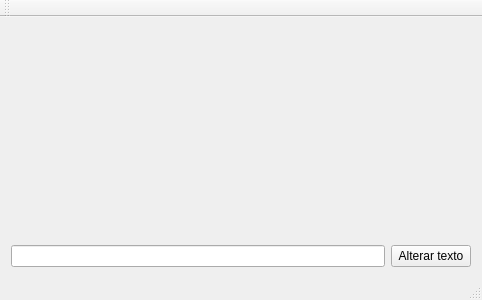
<?xml version="1.0" encoding="UTF-8"?>
<ui version="4.0">
 <class>MainWindow</class>
 <widget class="QMainWindow" name="MainWindow">
  <property name="geometry">
   <rect>
    <x>0</x>
    <y>0</y>
    <width>482</width>
    <height>300</height>
   </rect>
  </property>
  <property name="windowTitle">
   <string>Letreiro</string>
  </property>
  <widget class="QWidget" name="centralWidget">
   <layout class="QGridLayout" name="gridLayout">
    <item row="0" column="0">
     <layout class="QVBoxLayout" name="verticalLayout" stretch="1,0">
      <item>
       <widget class="FormLetreiro" name="widget" native="true"/>
      </item>
      <item>
       <layout class="QHBoxLayout" name="horizontalLayout">
        <item>
         <widget class="QLineEdit" name="lineEdit"/>
        </item>
        <item>
         <widget class="QPushButton" name="pushButton">
          <property name="text">
           <string>Alterar texto</string>
          </property>
         </widget>
        </item>
       </layout>
      </item>
     </layout>
    </item>
   </layout>
  </widget>
  <widget class="QMenuBar" name="menuBar">
   <property name="geometry">
    <rect>
     <x>0</x>
     <y>0</y>
     <width>482</width>
     <height>25</height>
    </rect>
   </property>
  </widget>
  <widget class="QToolBar" name="mainToolBar">
   <attribute name="toolBarArea">
    <enum>TopToolBarArea</enum>
   </attribute>
   <attribute name="toolBarBreak">
    <bool>false</bool>
   </attribute>
  </widget>
  <widget class="QStatusBar" name="statusBar"/>
 </widget>
 <layoutdefault spacing="6" margin="11"/>
 <customwidgets>
  <customwidget>
   <class>FormLetreiro</class>
   <extends>QWidget</extends>
   <header>formletreiro.h</header>
   <container>1</container>
   <slots>
    <slot>setLabel(QString)</slot>
    <slot>setTimer(int)</slot>
   </slots>
  </customwidget>
 </customwidgets>
 <resources/>
 <connections>
  <connection>
   <sender>pushButton</sender>
   <signal>clicked()</signal>
   <receiver>MainWindow</receiver>
   <slot>click()</slot>
   <hints>
    <hint type="sourcelabel">
     <x>470</x>
     <y>255</y>
    </hint>
    <hint type="destinationlabel">
     <x>395</x>
     <y>255</y>
    </hint>
   </hints>
  </connection>
  <connection>
   <sender>MainWindow</sender>
   <signal>changeText(QString)</signal>
   <receiver>widget</receiver>
   <slot>setLabel(QString)</slot>
   <hints>
    <hint type="sourcelabel">
     <x>477</x>
     <y>169</y>
    </hint>
    <hint type="destinationlabel">
     <x>437</x>
     <y>142</y>
    </hint>
   </hints>
  </connection>
 </connections>
 <slots>
  <signal>changeText(QString)</signal>
  <slot>click()</slot>
 </slots>
</ui>
